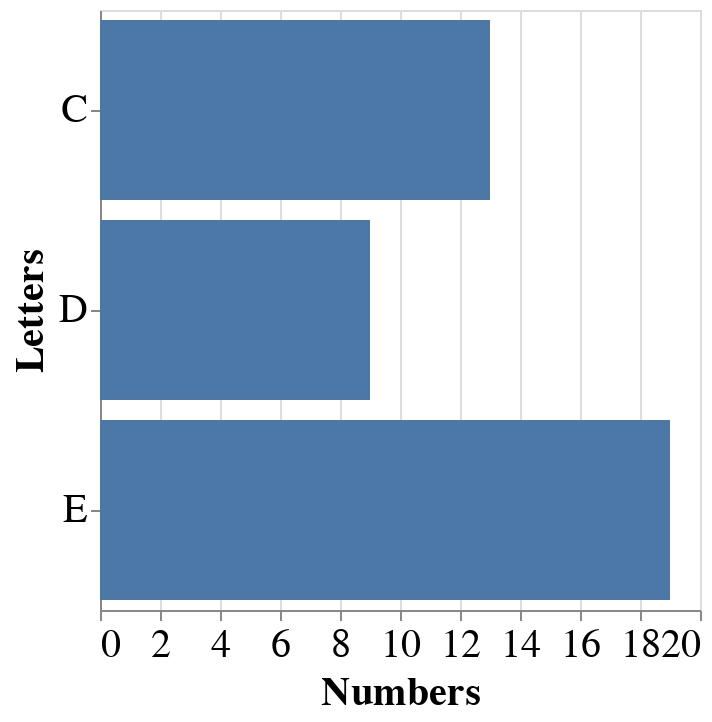

Here is the notebook cell this chart was saved with:
### Markdown cell above
With two visual channels encoded, we can see the raw data points in the `DataFrame`. A different mark type can be chosen using a different `mark_*()` method, such as `mark_bar()`:

### Code cell
## YOUR SOLUTION HERE
alt.Chart(data).mark_bar().encode(
    alt.Y('Letters:N'),
    alt.X('Numbers:Q')
)

### Figure 1 — Vega-Lite specification as saved in the notebook (floating-point values rounded to 4 significant figures)
{"height": 300, "config": {"style": {"circle": {"size": 400}, "point": {"size": 400}, "square": {"size": 400}}, "legend": {"symbolSize": 20, "titleFontSize": 20, "labelFontSize": 20}, "axis": {"titleFontSize": 20, "labelFontSize": 20}}, "data": {"name": "data-e1f27bdda7bfd6fed066714f7c229752"}, "mark": "bar", "encoding": {"x": {"type": "quantitative", "field": "Numbers"}, "y": {"type": "nominal", "field": "Letters"}}, "$schema": "https://vega.github.io/schema/vega-lite/v4.0.2.json", "datasets": {"data-e1f27bdda7bfd6fed066714f7c229752": [{"Letters": "C", "Numbers": 2}, {"Letters": "C", "Numbers": 7}, {"Letters": "C", "Numbers": 4}, {"Letters": "D", "Numbers": 1}, {"Letters": "D", "Numbers": 2}, {"Letters": "D", "Numbers": 6}, {"Letters": "E", "Numbers": 8}, {"Letters": "E", "Numbers": 4}, {"Letters": "E", "Numbers": 7}]}}
